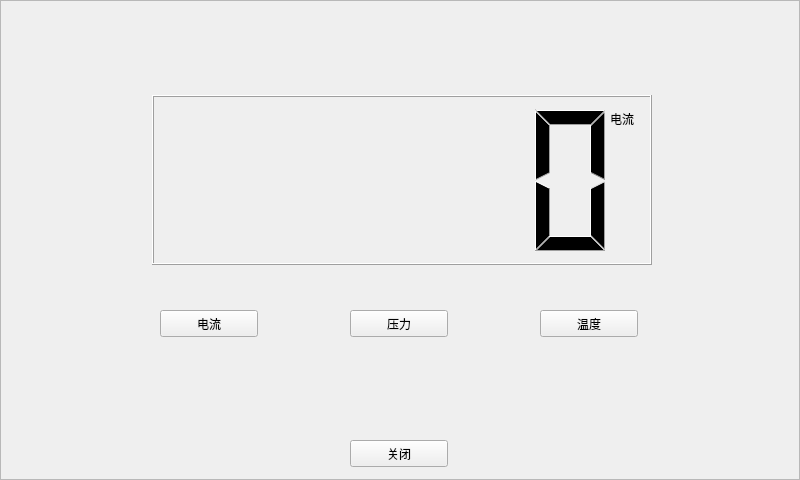
<?xml version="1.0" encoding="UTF-8"?>
<ui version="4.0">
 <class>MultimeterWidget</class>
 <widget class="QWidget" name="MultimeterWidget">
  <property name="geometry">
   <rect>
    <x>0</x>
    <y>0</y>
    <width>800</width>
    <height>480</height>
   </rect>
  </property>
  <property name="windowTitle">
   <string>Form</string>
  </property>
  <widget class="QFrame" name="frame">
   <property name="geometry">
    <rect>
     <x>0</x>
     <y>0</y>
     <width>800</width>
     <height>480</height>
    </rect>
   </property>
   <property name="styleSheet">
    <string notr="true">#frame{background-image: url(:/new/prefix1/res/multimeter-sensor/multimeter-background.png);}</string>
   </property>
   <property name="frameShape">
    <enum>QFrame::StyledPanel</enum>
   </property>
   <property name="frameShadow">
    <enum>QFrame::Raised</enum>
   </property>
   <widget class="QPushButton" name="pushButton_T">
    <property name="geometry">
     <rect>
      <x>540</x>
      <y>310</y>
      <width>98</width>
      <height>27</height>
     </rect>
    </property>
    <property name="focusPolicy">
     <enum>Qt::NoFocus</enum>
    </property>
    <property name="styleSheet">
     <string notr="true">border-image: url(:/new/prefix1/res/main/button1.png);</string>
    </property>
    <property name="text">
     <string>温度</string>
    </property>
   </widget>
   <widget class="QLabel" name="label">
    <property name="geometry">
     <rect>
      <x>610</x>
      <y>110</y>
      <width>30</width>
      <height>18</height>
     </rect>
    </property>
    <property name="text">
     <string>电流</string>
    </property>
   </widget>
   <widget class="QPushButton" name="pushButton_P">
    <property name="geometry">
     <rect>
      <x>350</x>
      <y>310</y>
      <width>98</width>
      <height>27</height>
     </rect>
    </property>
    <property name="focusPolicy">
     <enum>Qt::NoFocus</enum>
    </property>
    <property name="styleSheet">
     <string notr="true">border-image: url(:/new/prefix1/res/main/button1.png);</string>
    </property>
    <property name="text">
     <string>压力</string>
    </property>
   </widget>
   <widget class="QLCDNumber" name="lcdNumber">
    <property name="geometry">
     <rect>
      <x>152</x>
      <y>95</y>
      <width>500</width>
      <height>170</height>
     </rect>
    </property>
    <property name="value" stdset="0">
     <double>0.000000000000000</double>
    </property>
   </widget>
   <widget class="QPushButton" name="pushButton_Close">
    <property name="geometry">
     <rect>
      <x>350</x>
      <y>440</y>
      <width>98</width>
      <height>27</height>
     </rect>
    </property>
    <property name="focusPolicy">
     <enum>Qt::NoFocus</enum>
    </property>
    <property name="styleSheet">
     <string notr="true">border-image: url(:/new/prefix1/res/main/button1.png);</string>
    </property>
    <property name="text">
     <string>关闭</string>
    </property>
   </widget>
   <widget class="QPushButton" name="pushButton_A">
    <property name="geometry">
     <rect>
      <x>160</x>
      <y>310</y>
      <width>98</width>
      <height>27</height>
     </rect>
    </property>
    <property name="focusPolicy">
     <enum>Qt::NoFocus</enum>
    </property>
    <property name="styleSheet">
     <string notr="true">border-image: url(:/new/prefix1/res/main/button1.png);</string>
    </property>
    <property name="text">
     <string>电流</string>
    </property>
   </widget>
  </widget>
 </widget>
 <resources/>
 <connections/>
</ui>
